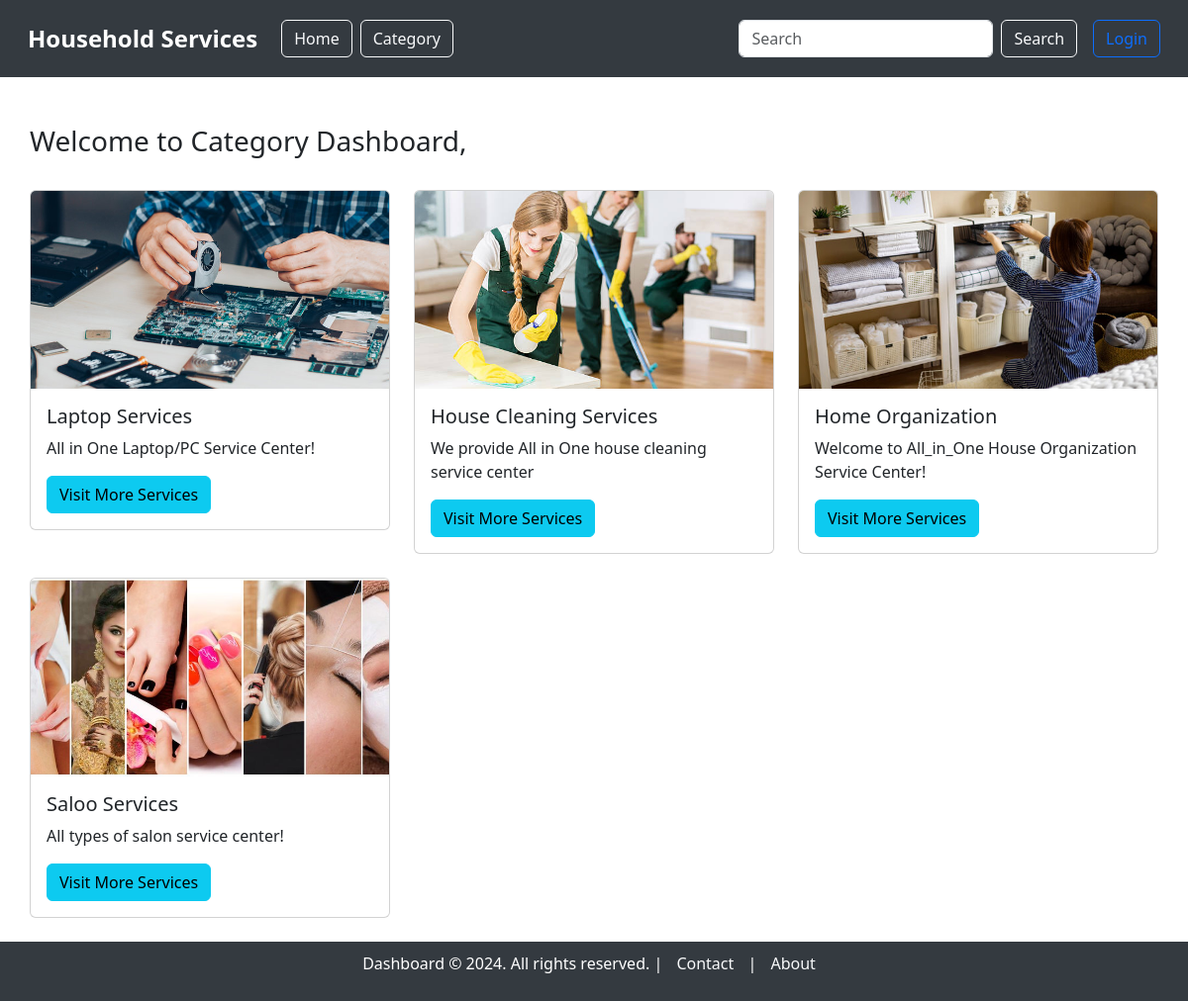
Page /category_dashboard on the earlier database version.
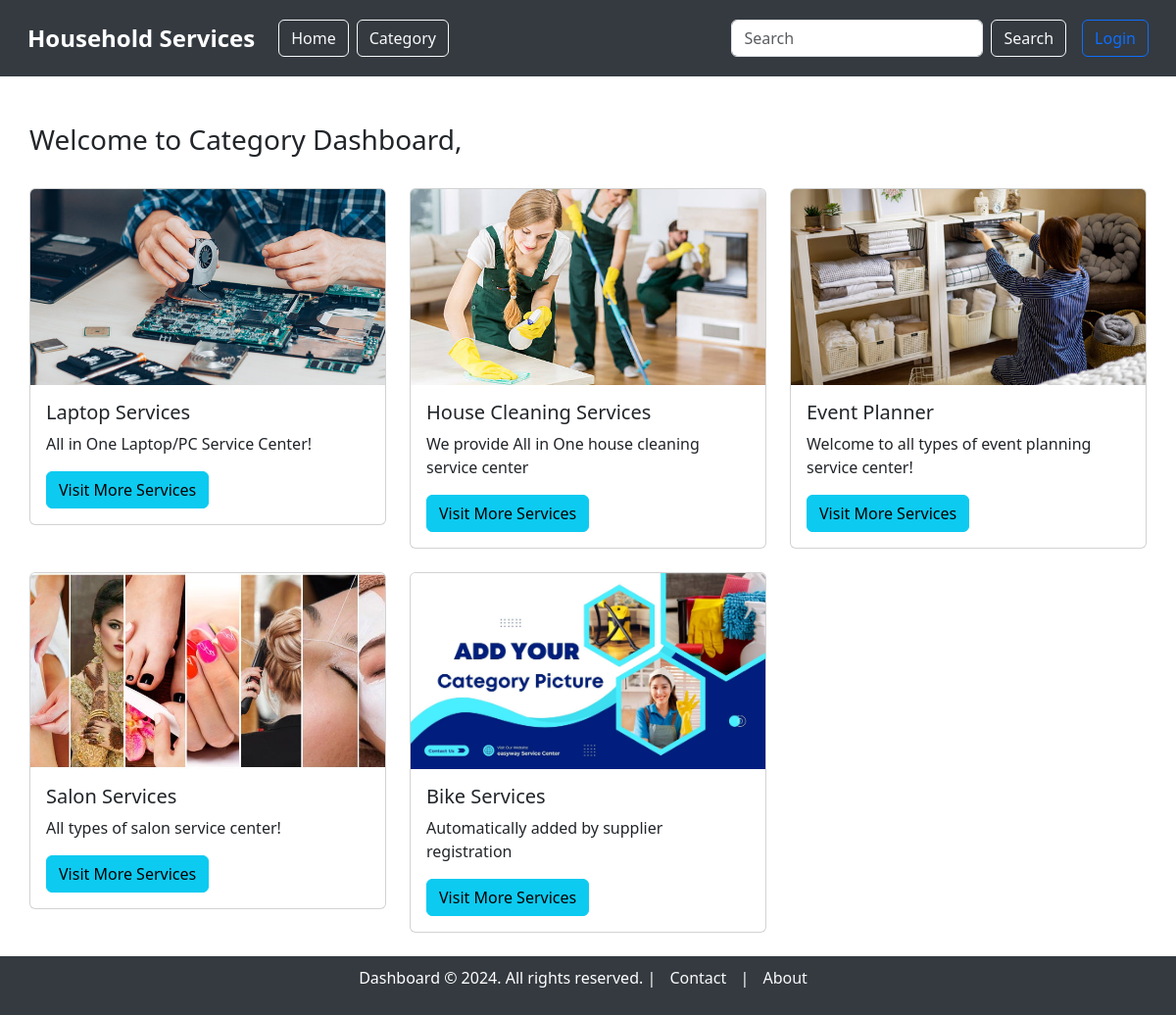
Same page on the later database version.
### model.py (models this page shows, shortened)
class Category(db.Model):
    __tablename__ = "category"
    category_id = db.Column(db.Integer, autoincrement=True, primary_key=True)
    category_name = db.Column(db.String, unique=True, nullable=False)
    category_description = db.Column(db.String, nullable=False)
    picture = db.Column(db.String)  # Path to the uploaded picture

### main.py (the view)
@app.route('/category_dashboard', methods=['GET'])
def category_dashboard():
    categories = Category.query.all()
    users = User.query.filter_by(role='supplier').all()
    current_user = None
    if 'user_id' in session:
        current_user = User.query.filter_by(user_id=session['user_id']).first()
    return render_template('category/category_dashboard.html', categories=categories, users=users, current_user=current_user)

### templates/category/category_dashboard.html (shortened to what this page needs)
{% extends 'base_dashboard.html' %}
{% block content %}
<div class="container mt-5">
    <div class="d-flex justify-content-between align-items-center mb-4">
        <h3>Welcome to Category Dashboard, {{ current_user.full_name }}</h3>
    </div>
    {% if categories %}
        <div class="row">
            {% for category in categories %}
                <div class="col-md-4 mb-4">
                    <div class="card">
                        {% if category.picture %}
                            <img src="{{ url_for('static', filename='uploads/' + category.picture) }}" class="card-img-top" alt="Category Image" style="height: 200px; object-fit: cover;">
                        {% else %}
                            <img src="{{ url_for('static', filename='images/default-category.jpg') }}" class="card-img-top" alt="Default Category Image" style="height: 200px; object-fit: cover;">
                        {% endif %}
                        <div class="card-body">
                            <h5 class="card-title">{{ category.category_name }}</h5>
                            <p class="card-text">{{ category.category_description }}</p>
                                {% set supplier = users | selectattr('role', 'equalto', 'supplier')
                                    | selectattr('service_name', 'equalto', category.category_name) | first %}
                            <div class="d-flex justify-content-between">
                                <a href="{{ url_for('service_dashboard', category_id=category.category_id) }}" class="btn btn-info">Visit More Services</a>
                            </div>
                        </div>
                    </div>
                </div>
            {% endfor %}
        </div>
    {% else %}
        <p class="text-center mt-4">No categories available.</p>
    {% endif %}
</div>
{% endblock %}

### templates/base_dashboard.html (shortened to what this page needs)
<!DOCTYPE html>
<html lang="en">
<head>
    <link href="https://cdn.jsdelivr.net/npm/bootstrap@5.3.3/dist/css/bootstrap.min.css" rel="stylesheet"
>
    <link rel="stylesheet" href="https://cdnjs.cloudflare.com/ajax/libs/font-awesome/5.15.4/css/all.min.css">
</head>
<body>
    <nav class="navbar navbar-expand-lg">
        <div class="container-fluid">
            <a class="navbar-brand" href="/">Household Services</a>
            <div class="collapse navbar-collapse" id="navbarNavDropdown">
                <ul class="navbar-nav me-auto mb-2 mb-lg-0">
                    <li class="nav-item">
                        <a class="btn btn-outline-light ms-2" href="/">Home</a>
                    </li>
                    <li class="nav-item">
                        <a class="btn btn-outline-light ms-2" href="{{ url_for('category_dashboard') }}">Category</a>
                    </li>
                </ul>
                <form class="d-flex me-3" action="/search" method="GET">
                    <input class="form-control me-2" type="search" name="query" placeholder="Search" aria-label="Search">
                    <button class="btn btn-outline-light" type="submit">Search</button>
                </form>
                <ul class="navbar-nav">
                    {% if session.get('username') %}
                        <li class="nav-item dropdown">
                            <a class="nav-link dropdown-toggle" href="#" id="accountDropdown" role="button"
                                data-bs-toggle="dropdown" aria-expanded="false">
                                Account
                            </a>
                            <ul class="dropdown-menu" aria-labelledby="accountDropdown">
                                <li><a class="dropdown-item" href="{{ url_for('profile', user_id=session.get('user_id')) }}">Profile</a></li>
                                <li><a class="dropdown-item" href="{% if session.get('role') == 'supplier' %}{{ url_for('supplier_dashboard') }}{% elif session.get('role') == 'customer' %}{{ url_for('customer_dashboard') }}{% elif session.get('role') == 'admin' %}{{ url_for('admin_dashboard') }}{% endif %}">Dashboard</a></li>
                            </ul>
                        </li>
                        <li class="nav-item dropdown">
                            <a class="nav-link dropdown-toggle" href="#" id="moreDropdown" role="button"
                                data-bs-toggle="dropdown" aria-expanded="false">
                                More
                            </a>
                            <ul class="dropdown-menu" aria-labelledby="moreDropdown">
                                <li><a class="dropdown-item" href="{{ url_for('view_service_requests') }}">Service Requests</a></li>
                                <li>
                                    <a class="dropdown-item" href="
                                        {% if session.get('role') == 'supplier' %}
                                            {{ url_for('supplier_summary', user_id=session.get('user_id')) }}
                                        {% elif session.get('role') == 'customer' %}
                                            {{ url_for('customer_summary', user_id=session.get('user_id')) }}
                                        {% elif session.get('role') == 'admin' %}
                                            {{ url_for('admin_summary') }}
                                        {% endif %}
                                    ">
                                        Summary
                                    </a>
                                </li>
                                {% if session.get('role') == 'admin' %}
                                    <li><a class="dropdown-item" href="{{ url_for('member_list') }}">Member List</a></li>
                                {% endif %}
                            </ul>
                        </li>
                        <li class="nav-item">
                            <form action="{{ url_for('logout') }}" method="POST" class="d-inline">
                                <button type="submit" class="btn btn-outline-danger">Logout</button>
                            </form>
                        </li>
                    {% else %}
                        <li class="nav-item">
                            <a class="btn btn-outline-primary" href="/login">Login</a>
                        </li>
                    {% endif %}
                </ul>
            </div>
        </div>
    </nav>
    <div class="container mt-5" style="min-height: 80vh;">
        {% block content %}
        {% endblock %}
    </div>
    <footer>
        <p>Dashboard © 2024. All rights reserved. |
            <a href="/contact">Contact</a> |
            <a href="/about">About</a>
        </p>
    </footer>
</body>
</html>

### templates/base_dashboard.html (style rules this page uses)
.navbar-brand { font-weight: bold; font-size: 1.5rem; }
.navbar { background-color: #343a40; padding: 1rem; }
.navbar .nav-link, .navbar .navbar-brand { color: white; }
footer { background-color: #343a40; color: white; padding: 10px 0; text-align: center; width: 100%; position: relative; bottom: 0; }
footer a { color: #f8f9fa; margin: 0 10px; text-decoration: none; }
body { overflow-x: hidden; }
.container { max-width: 100%; padding: 0 15px; }

Differences in the rows shown:
changed Category: category_name "Home Organization" → "Event Planner"; category_description "Welcome to All_in_One House Organization Service Center!" → "Welcome to all types of event planning service center!"
changed Category "All types of salon service center!": category_name "Saloo Services" → "Salon Services"
added Category: category_name "Bike Services", category_description "Automatically added by supplier registration"
